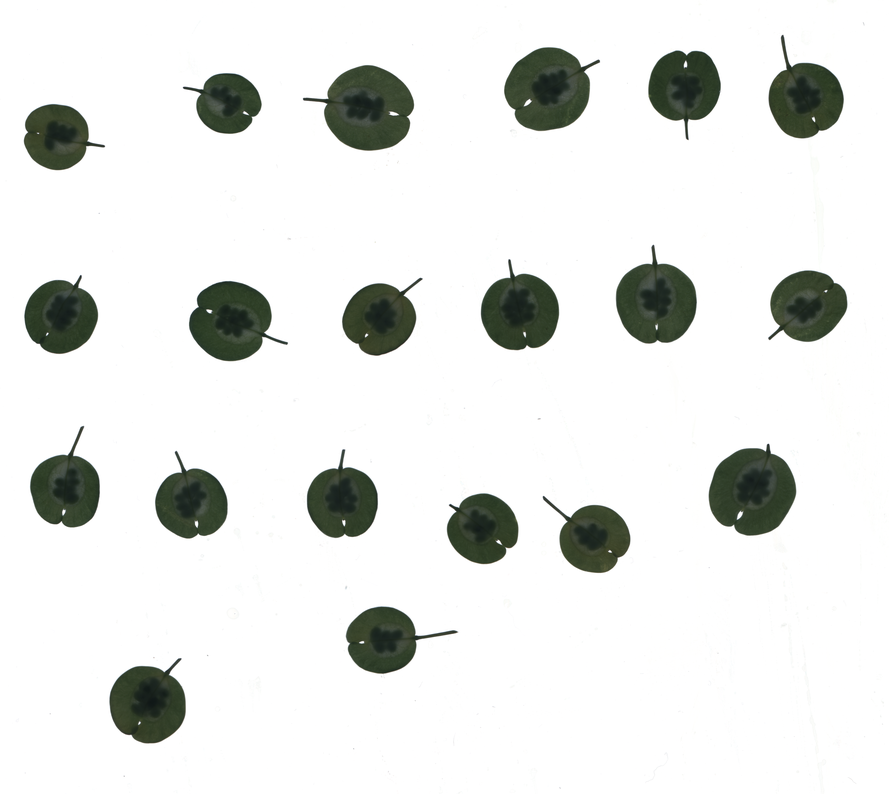
#> input picture pennycress_pods/images/pods_early_600dpi.png, 889 x 794 px, shrunk from 3182 x 2842 before the run; its folder holds only this picture in this run
$ python -i DistanceMap.py   (imports and definitions only)
#> lines starting #> are read from the running program, lines starting #| are printed output that depends on the picture
#> further down, picture is the input picture: shape (794, 889, 3); mean B, G, R 228.4, 230.7, 229.2
# import packages
import os, sys, glob
import numpy as np
import cv2
import matplotlib.pyplot as plt

from PIL import Image
from skimage.io import imshow
from scipy import ndimage
from skimage.measure import label
from scipy.ndimage import distance_transform_edt

# define Distance Map function

def distance_map_bw(image, wb = 10, bwidth = 5):
    """
    function to create distance map from grayscale image

    Parameters:
        image (numpy array): input 1-channel boolean mask (MUST BE T-F)
        wb (int): weight for border pixels
        bwidth (int): border width parameter

    Returns:
        distance weight map (numpy array of same size as input image)
    """

    # multiply image by inverse of binary erosion
    image = image * ~ndimage.binary_erosion(image, iterations=1)

    # calculate distances away from border
    distance = distance_transform_edt(~image)

    # set distance cutoff at bwidth max and invert
    weights = bwidth - distance.clip(max = bwidth)

    # normalize weights and multiply by wb param.
    w = (weights / weights.max()) * wb

    if wb < 1:
        # invert the weights

        # min/max normalize to 0-1
        w = (w - w.min()) / (w.max() - w.min())

        # invert the weights
        w = 1 - w

        # multiply by (1 - wb) and then add wb to get min wb and max 1
        w = (w * (1 - wb)) + (wb)
    else:
        w = w.clip(min = 1)

    return w

def distance_map_rgb(image, wb = 10, bwidth = 5, wc = None):

    """
    (code modified from https://gist.github.com/rok/5f4314ed3c294521456c6afda36a3a50)

    Function to create distance map from grayscale image

    Parameters:
        image (numpy array): input 3-channel RGB image (MUST BE 0-255!!!!)
        wc (dictionary): dictionary containing class weights
        wb (int): weight for border pixels
        bwidth (int): border width parameter

    Returns:
        distance weight map (numpy array of same size as input image)
    """
#> called with wb = 10, bwidth = 5

    # convert image to PIL and grayscale
    gray = cv2.cvtColor(np.array(image), cv2.COLOR_BGR2GRAY)

    # label objects in grayscale image
    labels = label(gray)
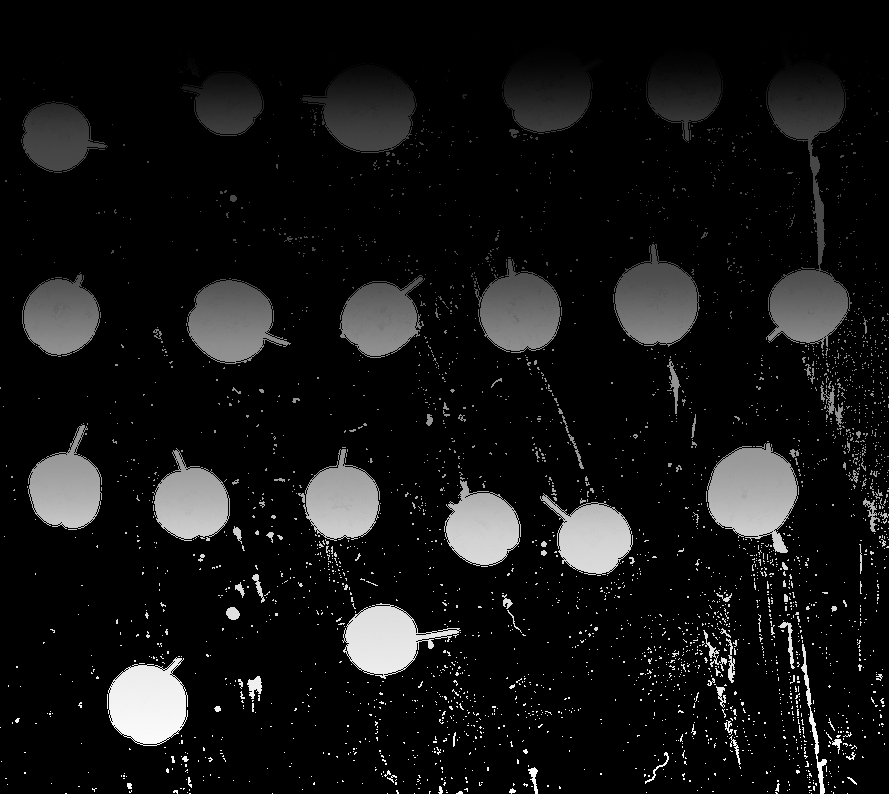
#> labels: shape (794, 889) int64; min 1, max 61926, mean 5064.3; drawn with min black and max white

    # get list of label ids
    label_ids = sorted(np.unique(labels))
#> label_ids = 61926 items

    # initialize blank distance matrix
#> (the run stopped early here; a loop or call above may not have finished)
